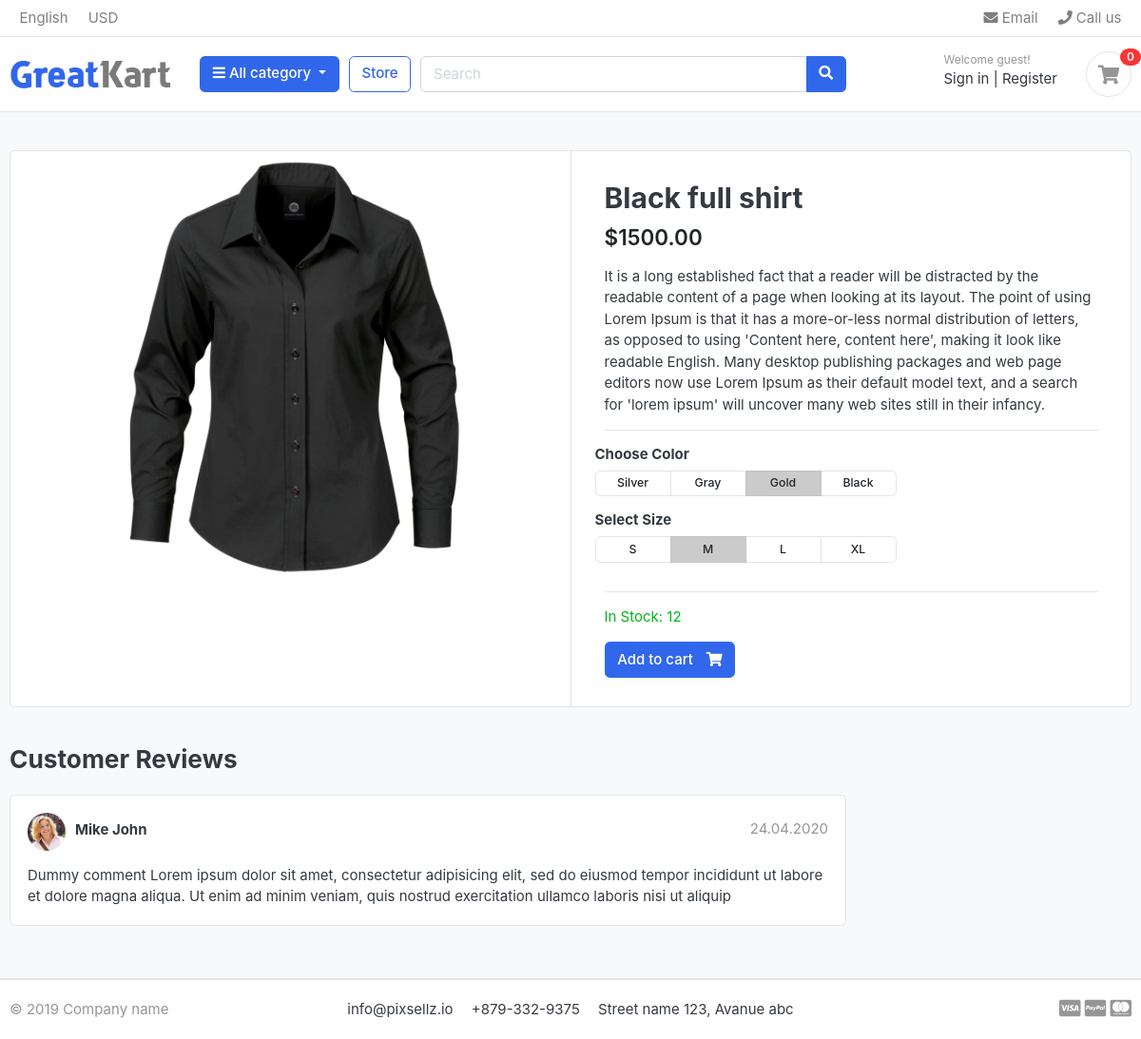
/store/fromal-shirt/black-full-shirt/, run on the app's committed database.
### store/models.py (models this page shows, shortened)
class Product(models.Model):
    product_name = models.CharField(max_length=100, unique=True)
    slug = models.SlugField(max_length=100, unique=True)
    description = models.TextField(max_length=500,blank=True)
    price = models.IntegerField()
    images = models.ImageField(upload_to='photos/products')
    stock = models.IntegerField()
    is_available = models.BooleanField(default=True)
    category = models.ForeignKey(Category, on_delete=models.CASCADE)
    created_date = models.DateTimeField(auto_now_add=True)
    modefied_date = models.DateTimeField(auto_now=True)

### store/views.py (the view)
# urls.py: path('<slug:category_slug>/<slug:product_slug>/', views.product_detail, name='product_detail'),
def product_detail(request, category_slug, product_slug):
    try:
        single_product = Product.objects.get(category__slug=category_slug, slug=product_slug)
        in_cart = CartItem.objects.filter(cart__cart_id = _cart_id(request), product=single_product).exists()
    except  Exception as e:
        raise e
    context = {
        'single_product' : single_product,
        'in_cart' : in_cart
    }
    return render(request, "store/product_detail.html", context)

### carts/views.py (called while the page is built)
def _cart_id(request):
    cart = request.session.session_key
    if not cart:
        cart = request.session.create()
    return cart

### category/context_processors.py (called while the page is built)
def menu_links(request):
    links = Category.objects.all()
    return dict(links=links)

### category/models.py (called while the page is built)
    def get_url(self):
        return reverse('products_by_category', args=[self.slug])

### templates/store/product_detail.html (shortened to what this page needs)
{% extends "base.html" %}
{% load static %}
{% block content %}
<section class="section-content padding-y bg">
  <div class="container">
    <div class="card">
      <div class="row no-gutters">
        <aside class="col-md-6">
          <article class="gallery-wrap">
            <div class="img-big-wrap">
              <a href="{{ single_product.images.url }}"><img src="{{ single_product.images.url }}" alt="{{ single_product.product_name }}" /></a>
            </div>
          </article>
        </aside>
        <main class="col-md-6 border-left">
          <article class="content-body">
            <h2 class="title">{{ single_product.product_name }}</h2>
            <div class="mb-3">
              <var class="price h4">${{ single_product.price|floatformat:2 }}</var>
            </div>
            <p>
              {{ single_product.description }}
            </p>
            <hr />
            <div class="row">
              <div class="item-option-select">
                <h6>Choose Color</h6>
                <div
                  class="btn-group btn-group-sm btn-group-toggle"
                  data-toggle="buttons"
                >
                  <label class="btn btn-light">
                    <input type="radio" name="radio_color" /> Silver
                  </label>
                  <label class="btn btn-light">
                    <input type="radio" name="radio_color" /> Gray
                  </label>
                  <label class="btn btn-light active">
                    <input type="radio" name="radio_color checked" /> Gold
                  </label>
                  <label class="btn btn-light">
                    <input type="radio" name="radio_color" /> Black
                  </label>
                </div>
              </div>
            </div>
            <div class="row">
              <div class="item-option-select">
                <h6>Select Size</h6>
                <div
                  class="btn-group btn-group-sm btn-group-toggle"
                  data-toggle="buttons"
                >
                  <label class="btn btn-light">
                    <input type="radio" name="radio_color" /> S
                  </label>
                  <label class="btn btn-light active">
                    <input type="radio" name="radio_color" checked /> M
                  </label>
                  <label class="btn btn-light">
                    <input type="radio" name="radio_color" /> L
                  </label>
                  <label class="btn btn-light">
                    <input type="radio" name="radio_color" /> XL
                  </label>
                </div>
              </div>
            </div>
            <hr />
            {% if single_product.stock <= 0  %}
              <p class="text-danger">This product is out of stock.</p>
            {% else %}
            {% if in_cart %}
            <a href="#" class="btn btn-success">
              <span class="text">Added to cart</span>
              <i class="fas fa-check"></i>
            </a>
            <a href="{% url "cart" %}" class="btn btn-outline-primary">
              <span class="text">View cart</span>
              <i class="fas fa-eye"></i>
            </a>
            {% else %}
              <p class="text-success">In Stock: {{ single_product.stock }}</p>
            <a href="{% url "add_cart" single_product.id %}" class="btn btn-primary">
              <span class="text">Add to cart</span>
              <i class="fas fa-shopping-cart"></i>
            </a>
            {% endif %}
            {% endif %}
          </article>
        </main>
      </div>
    </div>
    <br />
    <div class="row">
      <div class="col-md-9">
        <header class="section-heading">
          <h3>Customer Reviews</h3>
        </header>
        <article class="box mb-3">
          <div class="icontext w-100">
            <img
              src="./images/avatars/avatar1.jpg"
              class="img-xs icon rounded-circle"
            />
            <div class="text">
              <span class="date text-muted float-md-right">24.04.2020 </span>
              <h6 class="mb-1">Mike John</h6>
            </div>
          </div>
          <div class="mt-3">
            <p>
              Dummy comment Lorem ipsum dolor sit amet, consectetur adipisicing
              elit, sed do eiusmod tempor incididunt ut labore et dolore magna
              aliqua. Ut enim ad minim veniam, quis nostrud exercitation ullamco
              laboris nisi ut aliquip
            </p>
          </div>
        </article>
      </div>
    </div>
  </div>
</section>
{% endblock %}

### static/css/ui.css (style rules this page uses)
html { font-family: "Inter", sans-serif; font-size: 15px; }
.content-body { flex: 1 1 auto; padding: 2rem 2.3rem; }
.img-xs, .img-sm, .img-md, .img-lg { -o-object-fit: cover; object-fit: cover; flex-shrink: 0; flex-grow: 0; }
.img-xs { width: 40px; height: 40px; }
.padding-y { padding-top: 40px; padding-bottom: 40px; }
var { font-style: normal; }
article:after, .form-group:after { display: block; clear: both; content: ""; }
.bg { background-color: #f8f9fa; }
.section-heading { margin-bottom: 20px; margin-top: 15px; }
p:last-child { margin-bottom: 0; }
.btn-light { background-color: #fff; border-color: #e4e4e4; }
.btn .text + i { margin-left: 10px; }
.icontext { display: inline-flex; align-items: center; vertical-align: middle; }
.icontext .text { width: 100%; line-height: 1.2; }
.icontext .icon { position: relative; margin-right: 10px; flex-shrink: 0; flex-grow: 0; }
.price { font-weight: 600; color: #212529; }
.box { padding: 18px; background: #fff; border-radius: 0.37rem; border: 1px solid #e4e4e4; }
.box img { max-width: 100%; }
.gallery-wrap .img-big-wrap { margin-bottom: 10px; border-radius: 0.37rem; overflow: hidden; background-color: #fff; }
.gallery-wrap .img-big-wrap a { text-align: center; display: block; }
.gallery-wrap .img-big-wrap img { height: 450px; width: auto; display: inline-block; }
.item-option-select { margin-bottom: 1rem; display: inline-block; margin-right: 15px; }
.item-option-select .btn { min-width: 80px; }

### data on the page
Product: images (picture), product_name "Black full shirt", price "1500.00", description "It is a long established fact that a reader will be distracted by the readable content of a page when looking at its layout. The point of using Lorem Ipsum is that it has a more-or-less normal distribution of letters, as opposed to using 'Content here, content here', making it look like readable English. Many desktop publishing packages and web page editors now use Lorem Ipsum as their default model text, and a search for 'lorem ipsum' will uncover many web sites still in their infancy.", stock "12"
